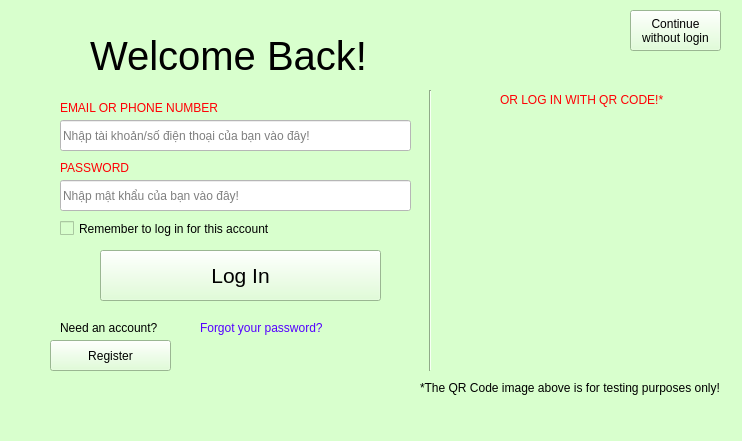
<?xml version="1.0" encoding="UTF-8"?>
<ui version="4.0">
 <class>MainWindow</class>
 <widget class="QMainWindow" name="MainWindow">
  <property name="geometry">
   <rect>
    <x>0</x>
    <y>0</y>
    <width>742</width>
    <height>441</height>
   </rect>
  </property>
  <property name="cursor">
   <cursorShape>ArrowCursor</cursorShape>
  </property>
  <property name="windowTitle">
   <string>Hello!</string>
  </property>
  <property name="toolTipDuration">
   <number>0</number>
  </property>
  <property name="styleSheet">
   <string notr="true">background-color: rgb(216, 255, 205);</string>
  </property>
  <widget class="QWidget" name="centralwidget">
   <widget class="QLabel" name="label">
    <property name="geometry">
     <rect>
      <x>90</x>
      <y>30</y>
      <width>331</width>
      <height>51</height>
     </rect>
    </property>
    <property name="font">
     <font>
      <pointsize>30</pointsize>
     </font>
    </property>
    <property name="styleSheet">
     <string notr="true"/>
    </property>
    <property name="text">
     <string>Welcome Back!</string>
    </property>
   </widget>
   <widget class="QLabel" name="label_2">
    <property name="geometry">
     <rect>
      <x>60</x>
      <y>100</y>
      <width>171</width>
      <height>16</height>
     </rect>
    </property>
    <property name="styleSheet">
     <string notr="true">color: rgb(255, 0, 4);</string>
    </property>
    <property name="text">
     <string>EMAIL OR PHONE NUMBER</string>
    </property>
   </widget>
   <widget class="QLineEdit" name="le_email">
    <property name="geometry">
     <rect>
      <x>60</x>
      <y>120</y>
      <width>351</width>
      <height>31</height>
     </rect>
    </property>
    <property name="styleSheet">
     <string notr="true">background-color: rgb(255, 255, 255);</string>
    </property>
    <property name="text">
     <string/>
    </property>
    <property name="placeholderText">
     <string>Nhập tài khoản/số điện thoại của bạn vào đây!</string>
    </property>
   </widget>
   <widget class="QLabel" name="label_3">
    <property name="geometry">
     <rect>
      <x>60</x>
      <y>160</y>
      <width>141</width>
      <height>16</height>
     </rect>
    </property>
    <property name="styleSheet">
     <string notr="true">color: rgb(255, 0, 4);</string>
    </property>
    <property name="text">
     <string>PASSWORD</string>
    </property>
   </widget>
   <widget class="QLineEdit" name="le_password">
    <property name="geometry">
     <rect>
      <x>60</x>
      <y>180</y>
      <width>351</width>
      <height>31</height>
     </rect>
    </property>
    <property name="cursor">
     <cursorShape>IBeamCursor</cursorShape>
    </property>
    <property name="styleSheet">
     <string notr="true">background-color: rgb(255, 255, 255);</string>
    </property>
    <property name="echoMode">
     <enum>QLineEdit::Password</enum>
    </property>
    <property name="placeholderText">
     <string>Nhập mật khẩu của bạn vào đây!</string>
    </property>
   </widget>
   <widget class="QCheckBox" name="checkBox">
    <property name="geometry">
     <rect>
      <x>60</x>
      <y>220</y>
      <width>231</width>
      <height>17</height>
     </rect>
    </property>
    <property name="text">
     <string>Remember to log in for this account</string>
    </property>
   </widget>
   <widget class="QPushButton" name="bt_login">
    <property name="geometry">
     <rect>
      <x>100</x>
      <y>250</y>
      <width>281</width>
      <height>51</height>
     </rect>
    </property>
    <property name="font">
     <font>
      <family>Tahoma</family>
      <pointsize>16</pointsize>
      <weight>50</weight>
      <italic>false</italic>
      <bold>false</bold>
     </font>
    </property>
    <property name="cursor">
     <cursorShape>ArrowCursor</cursorShape>
    </property>
    <property name="styleSheet">
     <string notr="true"/>
    </property>
    <property name="text">
     <string>Log In</string>
    </property>
   </widget>
   <widget class="QLabel" name="label_4">
    <property name="geometry">
     <rect>
      <x>60</x>
      <y>320</y>
      <width>121</width>
      <height>16</height>
     </rect>
    </property>
    <property name="font">
     <font>
      <pointsize>9</pointsize>
     </font>
    </property>
    <property name="text">
     <string>Need an account?</string>
    </property>
   </widget>
   <widget class="QLabel" name="label_6">
    <property name="geometry">
     <rect>
      <x>200</x>
      <y>320</y>
      <width>141</width>
      <height>16</height>
     </rect>
    </property>
    <property name="font">
     <font>
      <pointsize>9</pointsize>
     </font>
    </property>
    <property name="cursor">
     <cursorShape>PointingHandCursor</cursorShape>
    </property>
    <property name="styleSheet">
     <string notr="true">color: rgb(85, 0, 255);</string>
    </property>
    <property name="text">
     <string>Forgot your password?</string>
    </property>
   </widget>
   <widget class="QLabel" name="label_7">
    <property name="geometry">
     <rect>
      <x>500</x>
      <y>90</y>
      <width>191</width>
      <height>20</height>
     </rect>
    </property>
    <property name="font">
     <font>
      <pointsize>9</pointsize>
     </font>
    </property>
    <property name="styleSheet">
     <string notr="true">color: rgb(255, 0, 4);</string>
    </property>
    <property name="text">
     <string>OR LOG IN WITH QR CODE!*</string>
    </property>
   </widget>
   <widget class="Line" name="line">
    <property name="geometry">
     <rect>
      <x>420</x>
      <y>90</y>
      <width>20</width>
      <height>281</height>
     </rect>
    </property>
    <property name="orientation">
     <enum>Qt::Vertical</enum>
    </property>
   </widget>
   <widget class="QLabel" name="label_8">
    <property name="geometry">
     <rect>
      <x>480</x>
      <y>120</y>
      <width>201</width>
      <height>231</height>
     </rect>
    </property>
    <property name="text">
     <string/>
    </property>
    <property name="pixmap">
     <pixmap>../Material/QR.jpg</pixmap>
    </property>
    <property name="scaledContents">
     <bool>true</bool>
    </property>
   </widget>
   <widget class="QLabel" name="label_9">
    <property name="geometry">
     <rect>
      <x>420</x>
      <y>380</y>
      <width>371</width>
      <height>16</height>
     </rect>
    </property>
    <property name="font">
     <font>
      <pointsize>9</pointsize>
     </font>
    </property>
    <property name="styleSheet">
     <string notr="true"/>
    </property>
    <property name="text">
     <string>*The QR Code image above is for testing purposes only!</string>
    </property>
   </widget>
   <widget class="QPushButton" name="bt_register">
    <property name="geometry">
     <rect>
      <x>50</x>
      <y>340</y>
      <width>121</width>
      <height>31</height>
     </rect>
    </property>
    <property name="styleSheet">
     <string notr="true"/>
    </property>
    <property name="text">
     <string>Register</string>
    </property>
   </widget>
   <widget class="QPushButton" name="bt_continue">
    <property name="geometry">
     <rect>
      <x>630</x>
      <y>10</y>
      <width>91</width>
      <height>41</height>
     </rect>
    </property>
    <property name="font">
     <font>
      <pointsize>9</pointsize>
     </font>
    </property>
    <property name="text">
     <string>Continue 
without login</string>
    </property>
   </widget>
  </widget>
  <widget class="QStatusBar" name="statusbar"/>
  <widget class="QMenuBar" name="menuBar">
   <property name="geometry">
    <rect>
     <x>0</x>
     <y>0</y>
     <width>742</width>
     <height>21</height>
    </rect>
   </property>
  </widget>
 </widget>
 <resources/>
 <connections/>
</ui>
